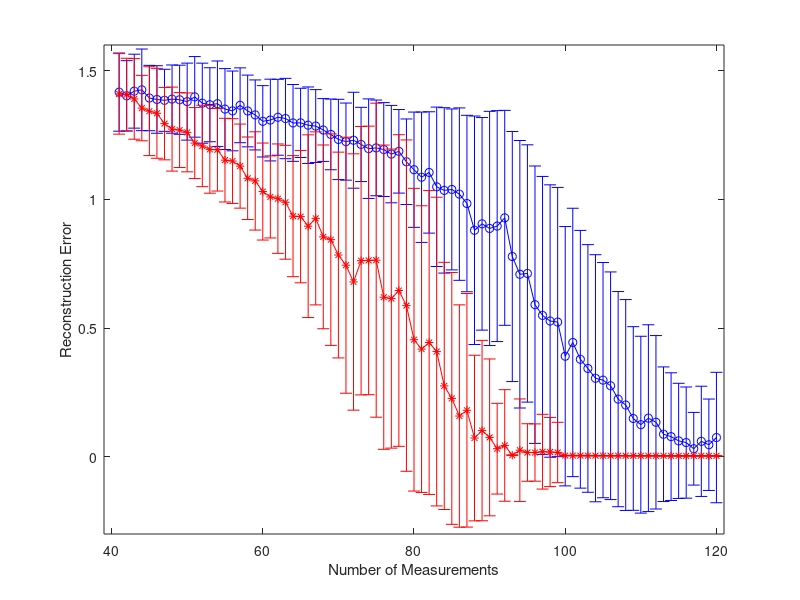

Here is the MATLAB script that generated this plot: (Note: this script raises an error after producing the figure.)
%--------------------------------------------------------------
% This code generates Figure 4b of the following paper: 
% "Bayesian Compressive Sensing" (Preprint, 2007).
% The dataset used is similar to the one used in l1qc_example.m, 
% an example from l1magic. 
% Coded by: Shihao Ji, ECE, Duke University
% last change: Jan. 2, 2007
%--------------------------------------------------------------
clear all
%
load DataFig04ab_random.mat
rand_mean = mean(err);
rand_std = std(err);
load DataFig04ab_optimized.mat
opt_mean = mean(err);
opt_std = std(err);
load DataFig04ab_approx.mat
app_mean = mean(err);
app_std = std(err);
%
base = 40;
ns = 80;
dN = 1;
% plot the variance

errorbar(base+(1:ns)*dN,rand_mean,rand_std,'b-o');
hold on;
errorbar(base+(1:ns)*dN,opt_mean,opt_std,'r-*');
% hold on;
% errorbar(base+(1:ns)*dN,app_mean,app_std,'k-s');
xlabel('Number of Measurements'); ylabel('Reconstruction Error');
box on; axis([39,121,-0.3,1.6]);
legend('Random','Optimized',1);
